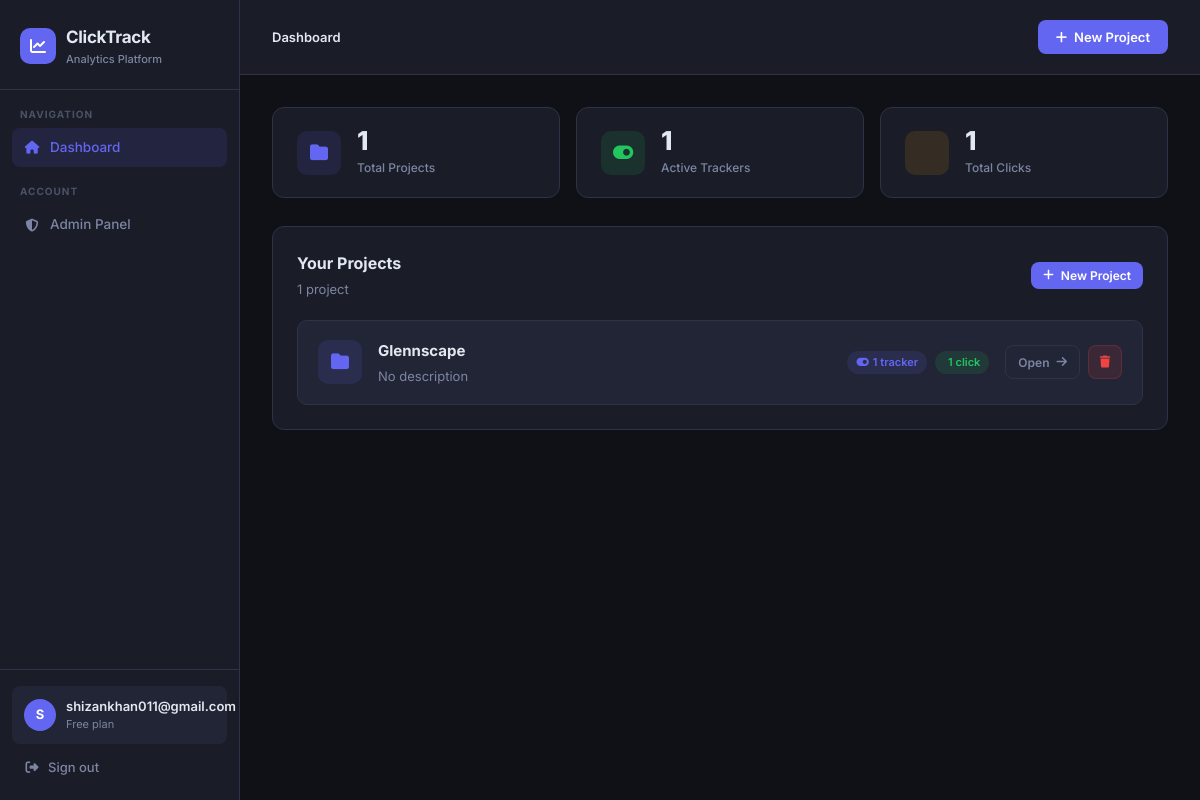
The page /dashboard/ (signed in) on the database its author committed.
### tracker/models.py (models this page shows, shortened)
class Project(models.Model):
    user = models.ForeignKey(User, on_delete=models.CASCADE, related_name='projects')
    name = models.CharField(max_length=200)
    description = models.TextField(blank=True)
    created_at = models.DateTimeField(auto_now_add=True)

### tracker/views.py (the view, shortened to what this page needs)
# urls.py: path('dashboard/', tracker_views.main_dashboard, name='dashboard'),
@login_required
def main_dashboard(request):
    projects = request.user.projects.annotate(
        button_count=Count('buttons'),
        click_count=Count('buttons__clicks')
    ).order_by('-created_at')
    total_projects = projects.count()
    total_buttons = ButtonTracker.objects.filter(project__user=request.user).count()
    total_clicks = ClickEvent.objects.filter(tracker__project__user=request.user).count()
    context = {
        'projects': projects,
        'total_projects': total_projects,
        'total_buttons': total_buttons,
        'total_clicks': total_clicks,
    }
    return render(request, 'tracker/main_dashboard.html', context)

### tracker/templates/tracker/main_dashboard.html (shortened to what this page needs)
{% extends "base.html" %}
{% block nav_dashboard %}active{% endblock %}
{% block page_heading %}Dashboard{% endblock %}
{% block topbar_actions %}
<button class="btn btn-primary" onclick="document.getElementById('createProjectModal').classList.add('open')">
    <i class="fa-solid fa-plus"></i> New Project
</button>
{% endblock %}
{% block content %}
<div class="stats-grid">
    <div class="stat-card">
        <div class="stat-icon indigo"><i class="fa-solid fa-folder"></i></div>
        <div>
            <div class="stat-value">{{ total_projects }}</div>
            <div class="stat-label">Total Projects</div>
        </div>
    </div>
    <div class="stat-card">
        <div class="stat-icon green"><i class="fa-solid fa-toggle-on"></i></div>
        <div>
            <div class="stat-value">{{ total_buttons }}</div>
            <div class="stat-label">Active Trackers</div>
        </div>
    </div>
    <div class="stat-card">
        <div class="stat-icon yellow"></div>
        <div>
            <div class="stat-value">{{ total_clicks }}</div>
            <div class="stat-label">Total Clicks</div>
        </div>
    </div>
</div>
<div class="card">
    <div class="card-header">
        <div>
            <div class="card-title">Your Projects</div>
            <div class="card-subtitle">{{ total_projects }} project{{ total_projects|pluralize }}</div>
        </div>
        <button class="btn btn-primary btn-sm" onclick="document.getElementById('createProjectModal').classList.add('open')">
            <i class="fa-solid fa-plus"></i> New Project
        </button>
    </div>
    {% if projects %}
    <div style="display:flex; flex-direction:column; gap:12px;">
        {% for p in projects %}
        <div style="
            display:flex; align-items:center; gap:16px;
            background:var(--surface2); border:1px solid var(--border);
            border-radius:10px; padding:18px 20px;
            transition: border-color 0.2s;
        " onmouseover="this.style.borderColor='var(--accent)'" onmouseout="this.style.borderColor='var(--border)'">
            <div style="
                width:44px; height:44px; border-radius:10px;
                background:var(--accent-light); color:var(--accent);
                display:flex; align-items:center; justify-content:center;
                font-size:18px; flex-shrink:0;
            ">
                <i class="fa-solid fa-folder"></i>
            </div>
            <div style="flex:1; min-width:0;">
                <div style="font-weight:700; font-size:15px; color:var(--text); margin-bottom:3px;">{{ p.name }}</div>
                <div style="color:var(--text-muted); font-size:13px; white-space:nowrap; overflow:hidden; text-overflow:ellipsis;">
                    {{ p.description|default:"No description" }}
                </div>
            </div>
            <div style="display:flex; align-items:center; gap:8px; flex-shrink:0;">
                <span class="badge badge-indigo">
                    <i class="fa-solid fa-toggle-on" style="margin-right:4px;"></i>
                    {{ p.button_count }} tracker{{ p.button_count|pluralize }}
                </span>
                <span class="badge badge-green">
                    {{ p.click_count }} click{{ p.click_count|pluralize }}
                </span>
            </div>
            <div style="display:flex; gap:8px; flex-shrink:0;">
                <a href="{% url 'project_dashboard' p.id %}" class="btn btn-ghost btn-sm">
                    Open <i class="fa-solid fa-arrow-right"></i>
                </a>
                <button class="btn btn-danger btn-sm btn-icon" title="Delete project"
                    onclick="confirmDelete('{% url 'delete_project' p.id %}', '{{ p.name|escapejs }}', 'project')">
                    <i class="fa-solid fa-trash"></i>
                </button>
            </div>
        </div>
        {% endfor %}
    </div>
    {% endif %}
</div>
{% endblock %}

### tracker/templates/base.html (shortened to what this page needs)
<!DOCTYPE html>
<html lang="en">
<head>
    <link rel="stylesheet" href="https://cdnjs.cloudflare.com/ajax/libs/font-awesome/6.5.0/css/all.min.css">
</head>
<body>
<div class="layout">
    <aside class="sidebar">
        <div class="sidebar-brand">
            <a href="{% url 'dashboard' %}" class="logo">
                <div class="logo-icon"><i class="fa-solid fa-chart-line"></i></div>
                <div>
                    <div class="logo-text">ClickTrack</div>
                    <div class="logo-sub">Analytics Platform</div>
                </div>
            </a>
        </div>
        <nav class="sidebar-nav">
            <div class="nav-label">Navigation</div>
            <a href="{% url 'dashboard' %}" class="nav-link {% block nav_dashboard %}{% endblock %}">
                <i class="fa-solid fa-house"></i> Dashboard
            </a>
            <div class="nav-label">Account</div>
            <a href="/admin/" class="nav-link">
                <i class="fa-solid fa-shield-halved"></i> Admin Panel
            </a>
        </nav>
        <div class="sidebar-footer">
            <div class="user-info">
                <div class="user-avatar">{{ request.user.username|first|upper }}</div>
                <div>
                    <div class="user-name">{{ request.user.username }}</div>
                    <div class="user-role">Free plan</div>
                </div>
            </div>
            <form method="POST" action="{% url 'logout' %}">
                <button type="submit" class="btn-logout">
                    <i class="fa-solid fa-right-from-bracket"></i> Sign out
                </button>
            </form>
        </div>
    </aside>
    <div class="main">
        <div class="topbar">
            <div class="topbar-left">
                {% block breadcrumb %}
                <nav class="breadcrumb">
                    <span class="current">{% block page_heading %}Dashboard{% endblock %}</span>
                </nav>
                {% endblock %}
            </div>
            <div>{% block topbar_actions %}{% endblock %}</div>
        </div>
        <div class="content">
            {% block content %}{% endblock %}
        </div>
    </div>
</div>
</body>
</html>

### rows shown on the page
Project: name "Glennscape", description "No description", button_count "1", click_count "1"

### other values the page prints
{{ request.user.username|first|upper }} "S"
{{ request.user.username }} "shizankhan011@gmail.com"
{{ total_projects }} "1"
{{ total_buttons }} "1"
{{ total_clicks }} "1"
